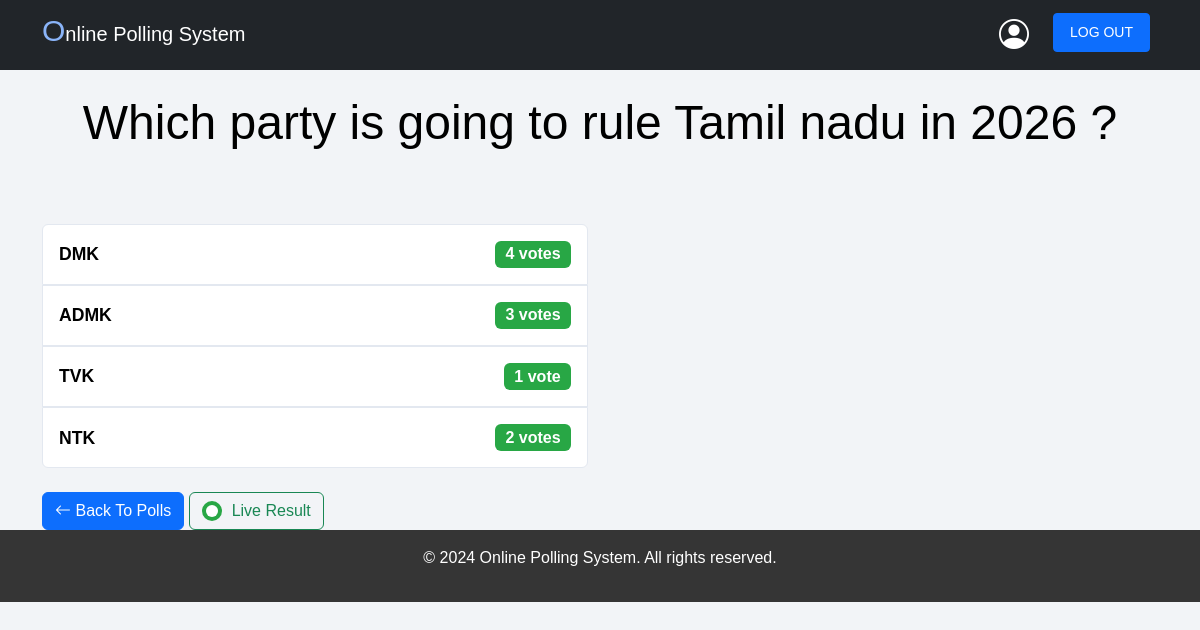
The app's page /polls/3/results/ (signed in) with its own data.
### polls/models.py (models this page shows, shortened)
class Question(models.Model):
    question_text = models.CharField(max_length=200)
    pub_date = models.DateTimeField('date published')

class Choice(models.Model):
    question = models.ForeignKey(Question, on_delete=models.CASCADE)
    choice_text = models.CharField(max_length=200)
    votes = models.IntegerField(default=0)

### polls/views.py (the view)
# urls.py: path('<int:question_id>/results/', views.results, name='results'),
@login_required
def results(request, question_id):
    question = Question.objects.filter(pk=question_id).first()
    if question is None:
        return render(request, 'polls/error.html', {'error_message': 'Question not found'}, status=404)
    user_vote = UserVote.objects.filter(user=request.user, question=question).first()
    context = {
        'question': question,
        'user_vote_count': user_vote.vote_count if user_vote else 0,
    }
    return render(request, 'polls/results.html', context)

### templates/polls/results.html (shortened to what this page needs)
{% extends 'base.html' %}
{% block content %}
<h2 class="mt-4 mb-4 text-center display-5" style="color: black;">{{ question.question_text }}</h2>
<div class="container">
    <div class="row">
        <div class="col-12 col-md-6">
            <ul class="list-group mt-5">
                {% for choice in question.choice_set.all %}
                    <li class="list-group-item d-flex justify-content-between align-items-center p-3"
                        style="border: 1px solid #E3E8F0; background-color: #ffffff;">
                        <span style="font-weight: 600; font-size: 1.1rem; color: #000000;">
                            {{ choice.choice_text }}
                        </span>
                        <span class="badge" style="background-color: #28A745; color: white; font-size: 1rem;">
                            {{ choice.votes }} vote{{ choice.votes | pluralize }}
                        </span>
                    </li>
                {% endfor %}
            </ul>
            <div class="mt-4">
                <a class="btn btn-primary" href="{% url 'polls:index' %}">
                    <i class="bi bi-arrow-left"></i> Back To Polls
                </a>
                <button class="btn btn-outline-success" style="display: inline-flex; align-items: center; pointer-events: none; cursor: default;">
                    <div style="border-radius: 50%; width: 20px; height: 20px; background-color: #28A745; margin-right: 10px; position: relative;">
                        <div style="width: 12px; height: 12px; background-color: white; border-radius: 50%; position: absolute; top: 4px; left: 4px;"></div>
                    </div>
                    Live Result
                </button>
            </div>
        </div>
        <div class="col-12 col-md-6">
        </div>
    </div>
</div>
{% endblock %}

### static/css/style.css (style rules this page uses)
body { color: rgb(2, 12, 22); }

### templates/base.html (style rules this page uses)
body { background:#F2F4F7; font-family: 'Arial', sans-serif; }
body { min-height: 100vh; margin: 0; color: #ffffff; }

### records on screen
Question: question_text "Which party is going to rule Tamil nadu in 2026 ?"
Choice: choice_text "DMK", votes "4", votes|pluralize "s"
Choice: choice_text "ADMK", votes "3", votes|pluralize "s"
Choice: choice_text "TVK", votes "1"
Choice: choice_text "NTK", votes "2", votes|pluralize "s"
